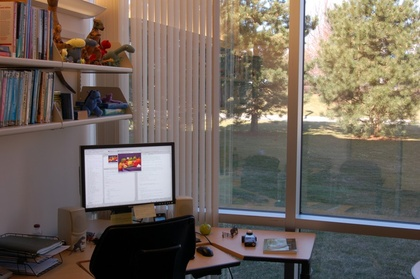
%> input picture office_4.jpg, 420 x 279 px, shrunk from 903 x 600 before the run
$ octave shapen_laplace_color.m   (GNU Octave 9; MATLAB toolbox functions it lacks are replaced by stand-ins)
%> lines starting %> are read from the running program, lines starting %| are printed output that depends on the picture
a=double(imread('office_4.jpg'));
[m,n,l]=size(a);
%> m = 279; n = 420; l = 3
msk=ones(3,3);
msk(2,2)=-8;

b=ones(m,n);
c=ones(m,n);

for i=2:m-1
    for j=2:n-1
            b(i,j,1)=sum(sum(a(i-1:i+1,j-1:j+1,1).*msk));
            b(i,j,2)=sum(sum(a(i-1:i+1,j-1:j+1,2).*msk));
            b(i,j,3)=sum(sum(a(i-1:i+1,j-1:j+1,3).*msk));
    end
end
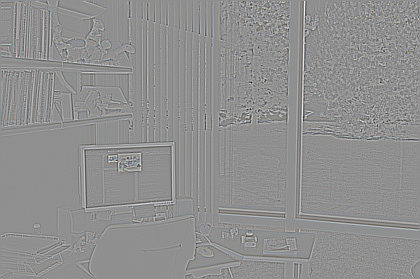
%> b: size 279x420x3 double; mean R, G, B 0, 0, 0; drawn with min black and max white

c(:,:,1) = a(:,:,1)-(b(:,:,1)/2);
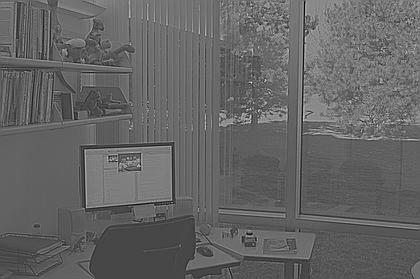
%> c: size 279x420 double; min -268, max 696, mean 113.1; drawn with min black and max white
c(:,:,2) = a(:,:,2)-(b(:,:,2)/2);
c(:,:,3) = a(:,:,3)-(b(:,:,3)/2);
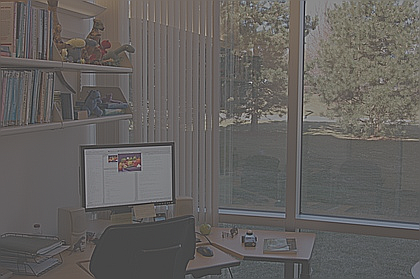
%> c: size 279x420x3 double; mean R, G, B 113.1, 102.4, 93.5; mean of the top-left, top-right, bottom-left and bottom-right quarters 101.2, 143.2, 82.3, 85.5; drawn with min black and max white


figure(1);
subplot(3,1,1); imshow(b(:,:,1),[]),title("R");
subplot(3,1,2); imshow(b(:,:,2),[]),title("G");
subplot(3,1,3); imshow(b(:,:,3),[]),title("B");
% [5 lines of commented-out code are left out]
figure(2);imshow(uint8(a));
figure(3);imshow(uint8(c));
%> after `imshow(uint8(c))`:
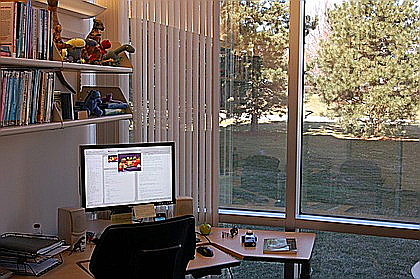
%> displayed picture: size 279x420x3, on the screen's scale of 0 to 255; mean R, G, B 113.6, 103.6, 95.1
